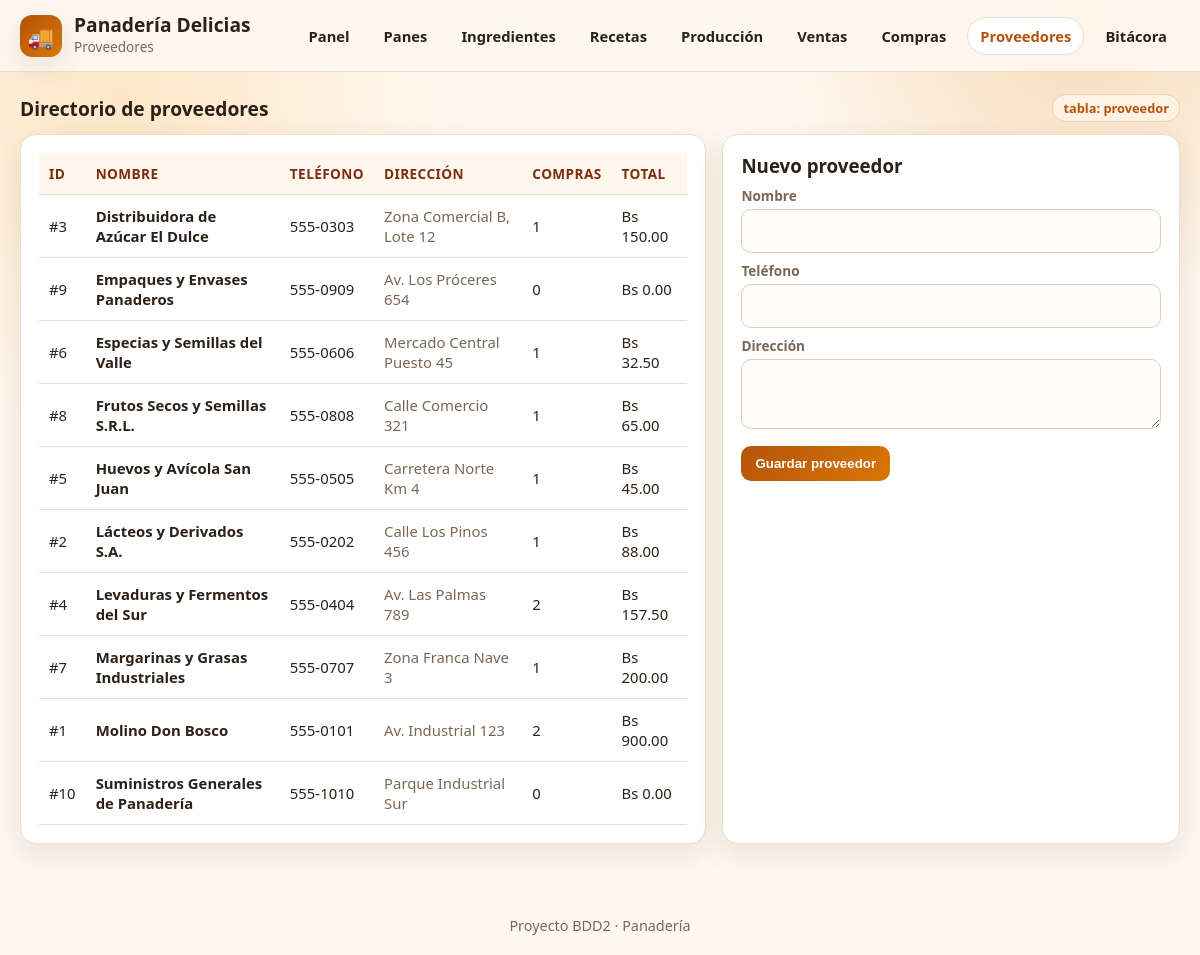
Page /proveedores.php on the committed database.
### tables this page shows
create table proveedor (
    id_proveedor int auto_increment primary key,
    nombre varchar(100) not null,
    telefono varchar(20),
    direccion varchar(100)
);

### conexion.php (called while the page is built, shortened)
<?php
function h($v) { return htmlspecialchars((string)$v, ENT_QUOTES, 'UTF-8'); }
function q($conexion, $sql) { return $conexion->query($sql); }

### proveedores.php (the view, shortened to what this page needs)
<?php
require_once 'conexion.php';
$rows=q($conexion,"SELECT p.*, COUNT(c.id_compra) compras, COALESCE(SUM(c.total),0) total_comprado FROM proveedor p LEFT JOIN compra c ON p.id_proveedor=c.id_proveedor GROUP BY p.id_proveedor ORDER BY p.nombre");
?>
<!DOCTYPE html><html lang="es"><head><meta charset="UTF-8"><meta name="viewport" content="width=device-width,initial-scale=1.0"><title>Proveedores - Panadería</title></head><body>
<header><div class="topbar"><div class="brand"><div class="logo">🚚</div><div><h1>Panadería Delicias</h1><span>Proveedores</span></div></div>
<nav><a href="index.php">Panel</a><a href="productos.php">Panes</a><a href="ingredientes.php">Ingredientes</a><a href="recetas.php">Recetas</a><a href="produccion.php">Producción</a><a href="ventas.php">Ventas</a><a href="compras.php">Compras</a><a class="activo" href="proveedores.php">Proveedores</a><a href="auditoria.php">Bitácora</a></nav></div></header>
<div class="contenedor">
  <div class="section-title"><h3>Directorio de proveedores</h3><span class="badge">tabla: proveedor</span></div>
  <div class="layout">
    <div class="card"><table><thead><tr><th>ID</th><th>Nombre</th><th>Teléfono</th><th>Dirección</th><th>Compras</th><th>Total</th></tr></thead><tbody>
      <?php if($rows&&$rows->num_rows): while($r=$rows->fetch_assoc()): ?>
      <tr><td>#<?= h($r['id_proveedor']) ?></td><td><strong><?= h($r['nombre']) ?></strong></td><td><?= h($r['telefono']) ?></td><td class="muted"><?= h($r['direccion']) ?></td><td><?= h($r['compras']) ?></td><td>Bs <?= number_format((float)$r['total_comprado'],2) ?></td></tr>
      <?php endwhile; else: ?><tr><td colspan="6" class="muted">Sin proveedores.</td></tr><?php endif; ?>
    </tbody></table></div>
    <div class="card"><h3 style="margin-bottom:8px">Nuevo proveedor</h3>
      <form method="post"><input type="hidden" name="accion" value="agregar">
        <label>Nombre</label><input name="nombre" required>
        <label>Teléfono</label><input name="telefono">
        <label>Dirección</label><textarea name="direccion"></textarea>
        <div style="margin-top:12px"><button type="submit">Guardar proveedor</button></div>
      </form>
    </div>
  </div>
</div>
<footer>Proyecto BDD2 · Panadería</footer></body></html>

### proveedores.php (style rules this page uses)
:root { --bg: #fff8f1; --card: #ffffff; --ink: #2b2118; --muted: #7a6756; --brand: #b45309; --brand2: #d97706; --accent: #16a34a; --danger: #dc2626; --line: #eadfce; --shadow: 0 10px 30px rgba(92, 55, 20, .12); }
* { box-sizing: border-box; margin: 0; padding: 0; }
body { font-family: "Segoe UI", Tahoma, sans-serif; color: var(--ink); background: radial-gradient(circle at 10% 10%, #fde7c7 0, transparent 25%), radial-gradient(circle at 90% 0%, #f7d9b5 0, transparent 22%), var(--bg); min-height: 100vh; }
header { position: sticky; top: 0; z-index: 10; backdrop-filter: blur(8px); background: rgba(255, 248, 241, .9); border-bottom: 1px solid var(--line); }
.topbar { max-width: 1200px; margin: 0 auto; padding: 14px 20px; display: flex; align-items: center; justify-content: space-between; gap: 16px; flex-wrap: wrap; }
.brand { display: flex; align-items: center; gap: 12px; }
.logo { width: 42px; height: 42px; border-radius: 12px; background: linear-gradient(135deg, var(--brand), var(--brand2)); color: #fff; display: grid; place-items: center; font-size: 22px; box-shadow: var(--shadow); }
.brand h1 { font-size: 1.2rem; line-height: 1.1; }
.brand span { color: var(--muted); font-size: .85rem; }
nav { display: flex; flex-wrap: wrap; gap: 8px; }
nav a { text-decoration: none; color: var(--ink); padding: 8px 12px; border-radius: 999px; border: 1px solid transparent; font-weight: 600; font-size: .92rem; }
nav a:hover, nav a.activo { background: #fff; border-color: var(--line); color: var(--brand); }
.contenedor { max-width: 1200px; margin: 22px auto; padding: 0 20px 30px; }
.card { background: var(--card); border: 1px solid var(--line); border-radius: 16px; padding: 18px; box-shadow: var(--shadow); }
.section-title { display: flex; align-items: center; justify-content: space-between; margin: 8px 0 12px; gap: 10px; flex-wrap: wrap; }
.section-title h3 { font-size: 1.2rem; }
.badge { background: #fff3e6; color: var(--brand); border: 1px solid #f3d3a8; padding: 4px 10px; border-radius: 999px; font-size: .8rem; font-weight: 600; }
table { width: 100%; border-collapse: collapse; }
th, td { padding: 11px 10px; border-bottom: 1px solid var(--line); text-align: left; font-size: .93rem; }
th { background: #fff7ed; color: #7c2d12; font-size: .85rem; text-transform: uppercase; letter-spacing: .03em; }
.layout { display: grid; grid-template-columns: 1.2fr .8fr; gap: 16px; }
label { display: block; font-size: .85rem; color: var(--muted); margin: 8px 0 4px; font-weight: 600; }
input, select, textarea { width: 100%; padding: 10px 12px; border: 1px solid #dccdb8; border-radius: 10px; font: inherit; background: #fffdf9; }
textarea { min-height: 70px; resize: vertical; }
button, .btn { background: linear-gradient(135deg, var(--brand), var(--brand2)); color: #fff; border: none; padding: 10px 14px; border-radius: 10px; font-weight: 700; cursor: pointer; text-decoration: none; display: inline-block; }
footer { text-align: center; color: var(--muted); padding: 20px; font-size: .9rem; }
.muted { color: var(--muted); }

### rows in the picture
proveedor: id_proveedor "3", nombre "Distribuidora de Azúcar El Dulce", telefono "555-0303", direccion "Zona Comercial B, Lote 12", compras "1", total_comprado "150.00"
proveedor: id_proveedor "9", nombre "Empaques y Envases Panaderos", telefono "555-0909", direccion "Av. Los Próceres 654", compras "0", total_comprado "0.00"
proveedor: id_proveedor "6", nombre "Especias y Semillas del Valle", telefono "555-0606", direccion "Mercado Central Puesto 45", compras "1", total_comprado "32.50"
proveedor: id_proveedor "8", nombre "Frutos Secos y Semillas S.R.L.", telefono "555-0808", direccion "Calle Comercio 321", compras "1", total_comprado "65.00"
proveedor: id_proveedor "5", nombre "Huevos y Avícola San Juan", telefono "555-0505", direccion "Carretera Norte Km 4", compras "1", total_comprado "45.00"
proveedor: id_proveedor "2", nombre "Lácteos y Derivados S.A.", telefono "555-0202", direccion "Calle Los Pinos 456", compras "1", total_comprado "88.00"
proveedor: id_proveedor "4", nombre "Levaduras y Fermentos del Sur", telefono "555-0404", direccion "Av. Las Palmas 789", compras "2", total_comprado "157.50"
proveedor: id_proveedor "7", nombre "Margarinas y Grasas Industriales", telefono "555-0707", direccion "Zona Franca Nave 3", compras "1", total_comprado "200.00"
proveedor: id_proveedor "1", nombre "Molino Don Bosco", telefono "555-0101", direccion "Av. Industrial 123", compras "2", total_comprado "900.00"
proveedor: id_proveedor "10", nombre "Suministros Generales de Panadería", telefono "555-1010", direccion "Parque Industrial Sur", compras "0", total_comprado "0.00"
